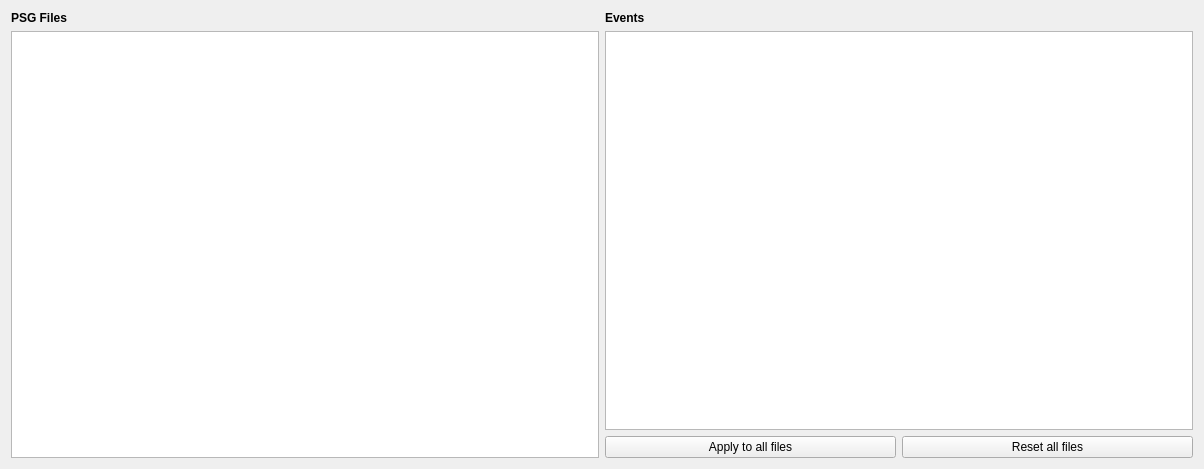
<ui version="4.0">
 <class>GroupDefinition</class>
 <widget class="QWidget" name="GroupDefinition">
  <property name="geometry">
   <rect>
    <x>0</x>
    <y>0</y>
    <width>1204</width>
    <height>469</height>
   </rect>
  </property>
  <property name="windowTitle">
   <string>Form</string>
  </property>
  <layout class="QHBoxLayout" name="horizontalLayout_2">
   <item>
    <layout class="QVBoxLayout" name="verticalLayout">
     <item>
      <widget class="QLabel" name="label">
       <property name="font">
        <font>
         <weight>75</weight>
         <bold>true</bold>
        </font>
       </property>
       <property name="text">
        <string>PSG Files</string>
       </property>
      </widget>
     </item>
     <item>
      <widget class="QListView" name="file_listview" />
     </item>
    </layout>
   </item>
   <item>
    <layout class="QVBoxLayout" name="verticalLayout_2">
     <item>
      <widget class="QLabel" name="label_2">
       <property name="font">
        <font>
         <weight>75</weight>
         <bold>true</bold>
        </font>
       </property>
       <property name="text">
        <string>Events</string>
       </property>
      </widget>
     </item>
     <item>
      <widget class="QTableView" name="event_treeview">
       <property name="editTriggers">
        <set>QAbstractItemView::AllEditTriggers</set>
       </property>
       <property name="selectionMode">
        <enum>QAbstractItemView::NoSelection</enum>
       </property>
       <property name="selectionBehavior">
        <enum>QAbstractItemView::SelectItems</enum>
       </property>
      </widget>
     </item>
     <item>
      <layout class="QHBoxLayout" name="horizontalLayout">
       <item>
        <widget class="QPushButton" name="apply_all_pushButton">
         <property name="text">
          <string>Apply to all files</string>
         </property>
        </widget>
       </item>
       <item>
        <widget class="QPushButton" name="reset_all_files_pushButton">
         <property name="text">
          <string>Reset all files</string>
         </property>
        </widget>
       </item>
      </layout>
     </item>
    </layout>
   </item>
  </layout>
 <property name="styleSheet"><string>font: 12pt "Roboto";</string></property></widget>
 <resources><include location="../../../../../snooz-toolbox/src/main/python/ui/themes/themes.qrc" /></resources>
 <connections>
  <connection>
   <sender>file_listview</sender>
   <signal>clicked(QModelIndex)</signal>
   <receiver>GroupDefinition</receiver>
   <slot>on_file_selected()</slot>
   <hints>
    <hint type="sourcelabel">
     <x>109</x>
     <y>177</y>
    </hint>
    <hint type="destinationlabel">
     <x>213</x>
     <y>177</y>
    </hint>
   </hints>
  </connection>
  <connection>
   <sender>apply_all_pushButton</sender>
   <signal>clicked()</signal>
   <receiver>GroupDefinition</receiver>
   <slot>on_apply_to_all_files()</slot>
   <hints>
    <hint type="sourcelabel">
     <x>411</x>
     <y>280</y>
    </hint>
    <hint type="destinationlabel">
     <x>240</x>
     <y>164</y>
    </hint>
   </hints>
  </connection>
  <connection>
   <sender>reset_all_files_pushButton</sender>
   <signal>clicked()</signal>
   <receiver>GroupDefinition</receiver>
   <slot>on_reset_all_files()</slot>
   <hints>
    <hint type="sourcelabel">
     <x>541</x>
     <y>404</y>
    </hint>
    <hint type="destinationlabel">
     <x>298</x>
     <y>226</y>
    </hint>
   </hints>
  </connection>
 </connections>
 <slots>
  <slot>on_file_selected()</slot>
  <slot>on_event_selected()</slot>
  <slot>on_select_all_groups()</slot>
  <slot>on_apply_to_all_files()</slot>
  <slot>on_reset_all_files()</slot>
  <slot>search_pattern_slot()</slot>
 </slots>
</ui>
